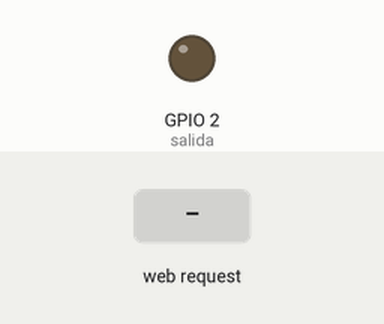
A sketch run on a simulated ESP32. On the bench: output pins drawn as LEDs (lit = HIGH). The test bench sets the inputs (shaded band). WiFi joins after 1.5 s; servers stay silent unless stated; what the sketch prints to the serial monitor is not drawn.

Above: at 2.7 s.
2.8 s: HTTP request GET /on received
At 3.3 s:
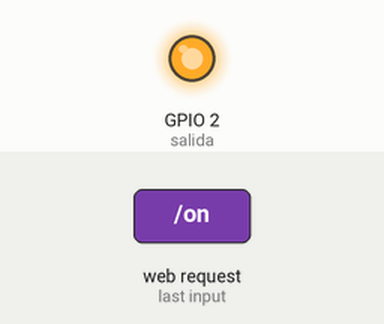
4.3 s: HTTP request GET /off received
At 5.7 s:
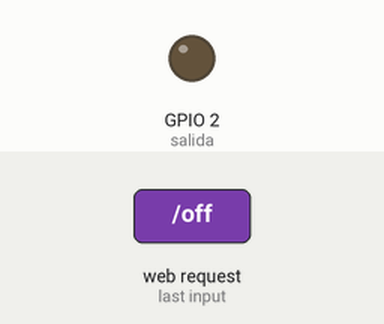
Timing chart, 0 to 7.3 s (numbered marks = the images above; inputs shaded):
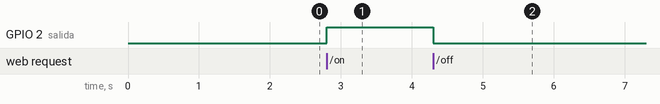

The sketch:

wifiArduino.ino
```cpp
#include <WiFi.h>

//----------Servidor Web en puerto 80

WiFiServer server(80);

//**********Credenciales de WiFi

const char* ssid = "SAE_INSTITUTE";
const char* password = "AlumnosSAE..";

//**********Variables globales

int contconexion = 0;
int med = 5;
String header; //Variable para guardar el HTTP request

//Otras variables
String estadoSalida = "off";

const int salida = 2;

//*-------Codigo HTML-----

String pagina = "<!DOCTYPE html>"
"<html>"
  "<head>"
  "<meta charset = 'utf-8'/>"
  "<title>ARTEK ESP32</title>"
  "</head>"
  "<body>"
  "<center>"
  "<h1>Servidor Artek Web Esp32</h1>"
  "<p><a href='/on'><button style='height:50px;width:100px'>ON</button></a></p>"
  "<p><a href='/off'><button style='height:50px;width:100px'>OFF</button></a></p>"
    "</p></center></body></html>";

    //----------SETUP

void setup()
{
Serial.begin(115200);
Serial.println("Bienvenidos");

pinMode(salida,OUTPUT);
digitalWrite(salida,LOW);

//CONEXIPN WIFI
WiFi.begin(ssid,password);
//Cuenta hasta 50 si no se puede conectar lo cancela
  while(WiFi.status() != WL_CONNECTED and contconexion < 50)
  {
    ++contconexion;
    delay(500);
    Serial.print(".");
  }

if(contconexion < 50)
{
  //para usar ip fija
  //IPAddres ip(192,162,1,180);
  //IPAddres gateway(192,168,1,1);
  //IPAddres subnet(255,255,255,0);
  //Wifi.config(ip,gateway,subnet);

  Serial.println("");
  Serial.println("WiFi conectado");
  Serial.println(WiFi.localIP());
  server.begin(); //inciamos el server

}
else{
  Serial.println("");
  Serial.println("Error de conexion");
}
}


//------------LOOP


void loop()
{

  WiFiClient client = server.available(); //Escucha los clientes entrantes

  if(client)
  {
    Serial.println("New Client");
    String currentLine = "";
    while(client.connected()){
      if(client.available())
      {
        char c = client.read();
        Serial.write(c);
        header += c;
        if(c == '\n')
        {
          //Si la nueva linea queda en blanco
          //HTTP request del cliente
          if(currentLine.length()==0){
            client.println("HTTP/1.1 200 OK");
            client.println("content-typetext/html");
            client.println("Connection: close");
            client.println();
            //enciende y apaga el GPIO
            if(header.indexOf("GET /on")>=0){
              Serial.println("GPIO on");
              estadoSalida = "on";
              digitalWrite(salida, HIGH);
            }
            else if(header.indexOf("GET /off")>=0){
              Serial.println("GPIO off");
              estadoSalida = "off";
              digitalWrite(salida, LOW);
            }
            //Muestra la pagina Web
            client.println(pagina);
            //client.print(med);
            //client.print("metros </p> </center></body></html>");

            //la respuesta HTTP termina con una linea en blanco
            client.println();
            break;
          }else{
            currentLine = "";
          }
        } else if(c != '\r'){
          currentLine += c;
        }
      }
    }
    //Limpiamos la variable header
    header = "";
    //Cerramos" la conexion
    client.stop();
    Serial.println("Client disconnected.");
    Serial.println("");
  }
}
```

Measured:
- after the input at 2.8 s, GPIO 2 (salida): LOW → HIGH at once
- after the input at 4.3 s, GPIO 2 (salida): HIGH → LOW at once
